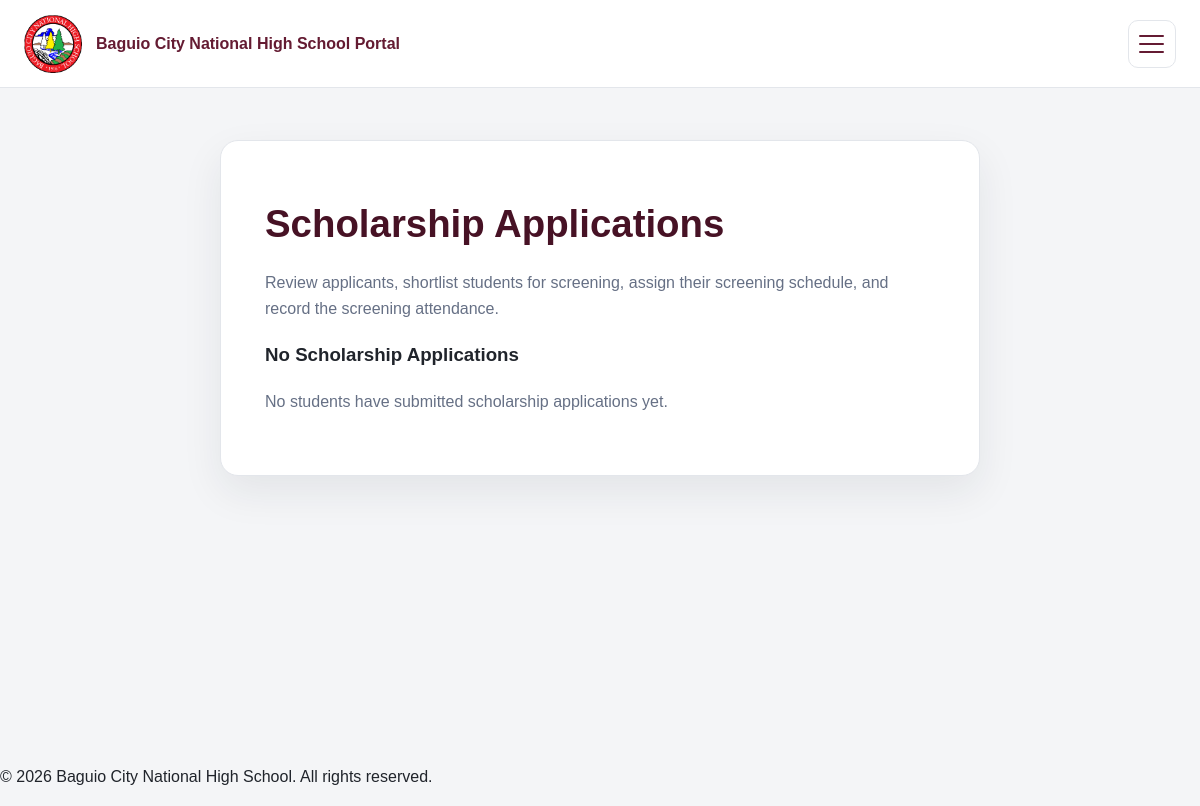
Before: /scholarship_coordinator/scholarship_applications.php (signed in) with the older database file.
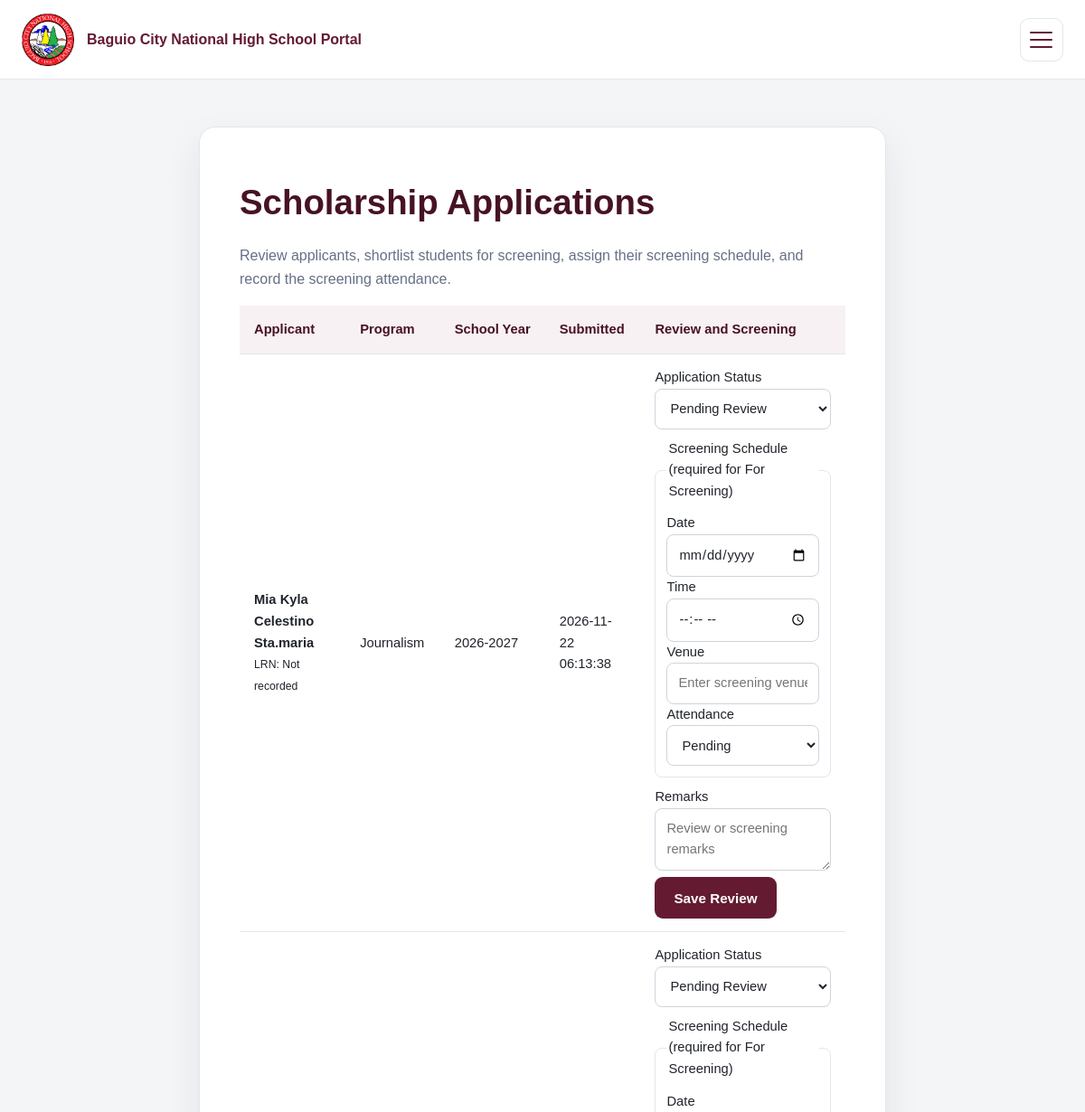
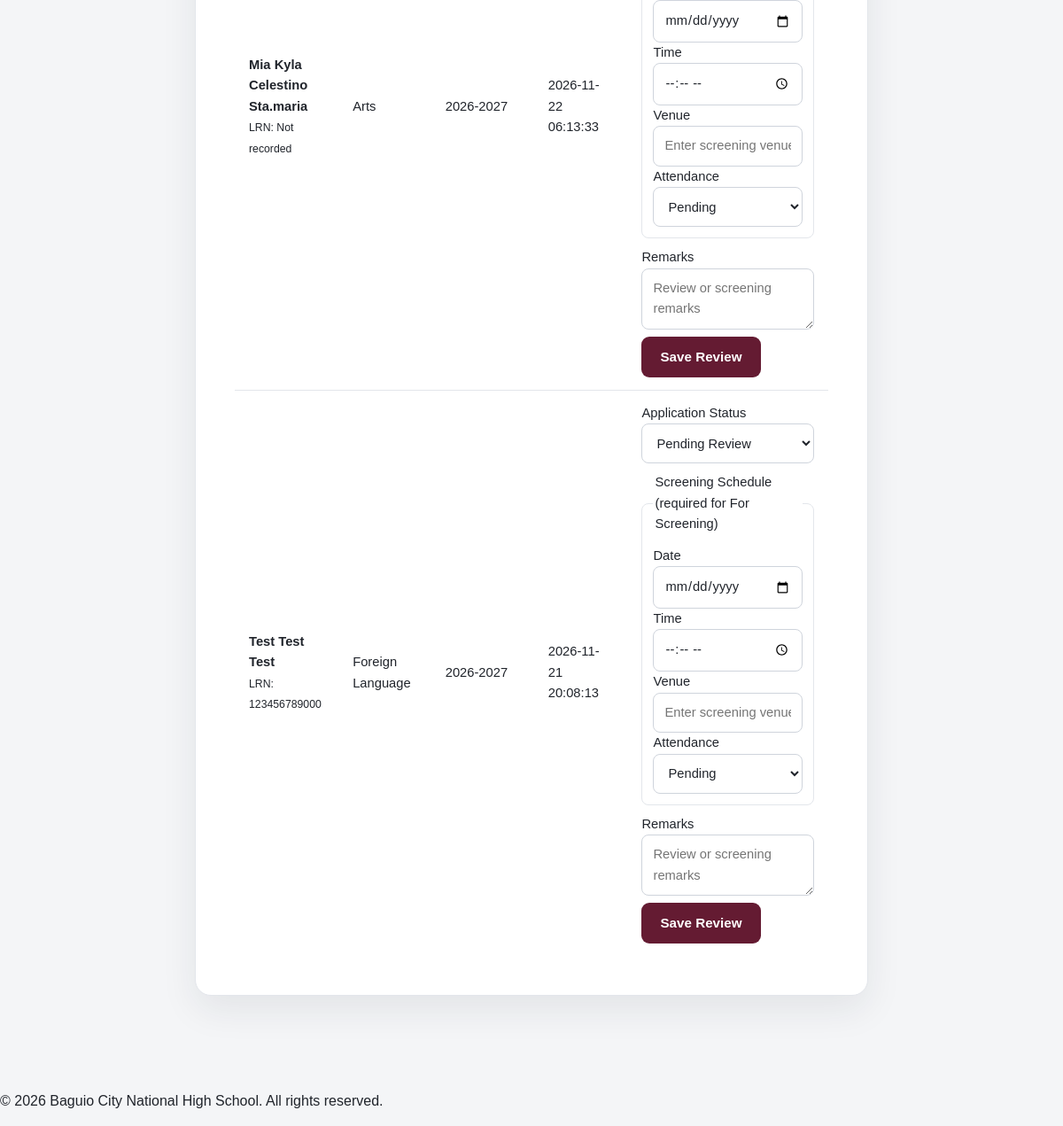
After: the same page with the newer database file (2 pictures, top to bottom).
### tables this page shows
CREATE TABLE `scholarship_applications` (
  `scholarship_application_id` int(10) UNSIGNED NOT NULL,
  `student_id` int(10) UNSIGNED NOT NULL,
  `program_id` int(10) UNSIGNED NOT NULL,
  `school_year_id` int(10) UNSIGNED NOT NULL,
  `application_status` enum('Pending Review','For Screening','Approved','Rejected') NOT NULL DEFAULT 'Pending Review',
  `remarks` text DEFAULT NULL,
  `application_date` timestamp NOT NULL DEFAULT current_timestamp(),
  `screening_date` date DEFAULT NULL,
  `screening_time` time DEFAULT NULL,
  `screening_venue` varchar(180) DEFAULT NULL,
  `screening_attendance` enum('Pending','Present','Absent') NOT NULL DEFAULT 'Pending',
  `reviewed_by` int(10) UNSIGNED DEFAULT NULL,
  `reviewed_at` datetime DEFAULT NULL
);

CREATE TABLE `students` (
  `student_id` int(10) UNSIGNED NOT NULL,
  `user_id` int(10) UNSIGNED NOT NULL,
  `lrn` varchar(20) DEFAULT NULL,
  `first_name` varchar(100) NOT NULL,
  `middle_name` varchar(100) DEFAULT NULL,
  `last_name` varchar(100) NOT NULL,
  `birth_date` date DEFAULT NULL,
  `birthplace` varchar(150) DEFAULT NULL,
  `sex` enum('Male','Female','Prefer not to say') DEFAULT NULL,
  `civil_status` varchar(40) DEFAULT NULL,
  `nationality` varchar(80) DEFAULT NULL,
  `religion` varchar(100) DEFAULT NULL,
  `indigenous_people_status` enum('Yes','No') DEFAULT NULL,
  `indigenous_people_group` varchar(150) DEFAULT NULL,
  `is_pwd` enum('Yes','No') DEFAULT NULL,
  `disability_details` varchar(255) DEFAULT NULL,
  `contact_number` varchar(30) DEFAULT NULL,
  `current_address` text DEFAULT NULL,
  `permanent_address` text DEFAULT NULL,
  `current_grade_level_id` int(10) UNSIGNED DEFAULT NULL,
  `current_section_id` int(10) UNSIGNED DEFAULT NULL,
  `readmission_status` enum('Eligible','Not Eligible') NOT NULL DEFAULT 'Eligible',
  `created_at` timestamp NOT NULL DEFAULT current_timestamp(),
  `updated_at` timestamp NULL DEFAULT NULL ON UPDATE current_timestamp()
);

CREATE TABLE `special_programs` (
  `program_id` int(10) UNSIGNED NOT NULL,
  `program_name` varchar(100) NOT NULL,
  `description` text DEFAULT NULL,
  `available_slots` int(10) UNSIGNED DEFAULT NULL,
  `status` enum('Active','Inactive') NOT NULL DEFAULT 'Active'
);

CREATE TABLE `school_years` (
  `school_year_id` int(10) UNSIGNED NOT NULL,
  `school_year` varchar(20) NOT NULL,
  `start_date` date DEFAULT NULL,
  `end_date` date DEFAULT NULL,
  `status` enum('Active','Inactive','Completed') NOT NULL DEFAULT 'Inactive'
);

### includes/functions.php (called while the page is built, shortened)
<?php
function e(?string $value): string
{
    return htmlspecialchars($value ?? '', ENT_QUOTES, 'UTF-8');
}
function current_user(): ?array
{
    return $_SESSION['user'] ?? null;
}
function dashboard_path_for_role(string $role): string
{
    return match ($role) {
        'Student' => '/student/dashboard.php',
        'System Administrator' => '/admin/dashboard.php',
        'School Registrar' => '/registrar/dashboard.php',
        'Scholarship Coordinator' => '/scholarship_coordinator/dashboard.php',
        default => '/staff/dashboard.php',
    };
}

### scholarship_coordinator/scholarship_applications.php (the view, shortened to what this page needs)
<?php
require_once __DIR__ . '/../includes/bootstrap.php';
$statuses = ['Pending Review', 'For Screening', 'Approved', 'Rejected'];
$applicationsQuery = $pdo->query(
    'SELECT
        sa.scholarship_application_id,
        sa.application_status,
        sa.remarks,
        sa.application_date,
        sa.screening_date,
        sa.screening_time,
        sa.screening_venue,
        sa.screening_attendance,
        sp.program_name,
        st.first_name,
        st.middle_name,
        st.last_name,
        st.lrn,
        sy.school_year
     FROM scholarship_applications sa
     INNER JOIN special_programs sp ON sp.program_id = sa.program_id
     INNER JOIN students st ON st.student_id = sa.student_id
     INNER JOIN school_years sy ON sy.school_year_id = sa.school_year_id
     ORDER BY sa.application_date DESC'
);
$applications = $applicationsQuery->fetchAll();
require_once __DIR__ . '/../includes/header.php';
?>
<section class="form-card form-card-wide">
    <h1>Scholarship Applications</h1>
    <p class="muted">Review applicants, shortlist students for screening, assign their screening schedule, and record the screening attendance.</p>
    <?php if (!$applications): ?>
        <div class="empty-state"><h3>No Scholarship Applications</h3><p class="muted">No students have submitted scholarship applications yet.</p></div>
    <?php else: ?>
        <div class="table-responsive">
            <table>
                <thead><tr><th>Applicant</th><th>Program</th><th>School Year</th><th>Submitted</th><th>Review and Screening</th></tr></thead>
                <tbody>
                <?php foreach ($applications as $application): ?>
                    <tr>
                        <td>
                            <strong><?= e(trim($application['first_name'] . ' ' . ($application['middle_name'] ?? '') . ' ' . $application['last_name'])) ?></strong><br>
                            <small>LRN: <?= e($application['lrn'] ?: 'Not recorded') ?></small>
                        </td>
                        <td><?= e($application['program_name']) ?></td>
                        <td><?= e($application['school_year']) ?></td>
                        <td><?= e($application['application_date']) ?></td>
                        <td>
                            <form method="post">
                                <label>Application Status
                                    <select name="application_status" required>
                                        <?php foreach ($statuses as $status): ?>
                                            <option value="<?= e($status) ?>" <?= $application['application_status'] === $status ? 'selected' : '' ?>><?= e($status) ?></option>
                                        <?php endforeach; ?>
                                    </select>
                                </label>
                                <fieldset style="margin:10px 0;padding:12px;border:1px solid var(--line);border-radius:8px;">
                                    <legend>Screening Schedule (required for For Screening)</legend>
                                    <label>Date
                                        <input type="date" name="screening_date" value="<?= e($application['screening_date'] ?? '') ?>">
                                    </label>
                                    <label>Time
                                        <input type="time" name="screening_time" value="<?= e($application['screening_time'] ? substr($application['screening_time'], 0, 5) : '') ?>">
                                    </label>
                                    <label>Venue
                                        <input type="text" name="screening_venue" maxlength="180" value="<?= e($application['screening_venue'] ?? '') ?>" placeholder="Enter screening venue">
                                    </label>
                                    <label>Attendance
                                        <select name="screening_attendance">
                                            <?php foreach (['Pending', 'Present', 'Absent'] as $attendance): ?>
                                                <option value="<?= e($attendance) ?>" <?= ($application['screening_attendance'] ?? 'Pending') === $attendance ? 'selected' : '' ?>><?= e($attendance) ?></option>
                                            <?php endforeach; ?>
                                        </select>
                                    </label>
                                </fieldset>
                                <label>Remarks
                                    <textarea name="remarks" rows="2" placeholder="Review or screening remarks"><?= e($application['remarks'] ?? '') ?></textarea>
                                </label>
                                <button type="submit" class="button button-primary">Save Review</button>
                            </form>
                        </td>
                    </tr>
                <?php endforeach; ?>
                </tbody>
            </table>
        </div>
    <?php endif; ?>
</section>
<?php require_once __DIR__ . '/../includes/footer.php'; ?>

### includes/header.php (shortened to what this page needs)
<?php
$user = current_user();
$roleName = $user['role_name'] ?? '';
$isStudent = $user && $roleName === 'Student';
$isAdmin = $user && $roleName === 'System Administrator';
$isRegistrar = $user && $roleName === 'School Registrar';
$isTeacher = $user && $roleName === 'Teacher';
$currentPage = basename($_SERVER['PHP_SELF'] ?? '');
$isRegistrationPage = $currentPage === 'register.php';
$isAccountPage = $isStudent && in_array(
    $currentPage,
    ['profile.php', 'change_password.php'],
    true
);
?>
<!DOCTYPE html>
<html lang="en">
<head>
    <link rel="stylesheet" href="<?= BASE_URL ?>/assets/css/style.css">
</head>
<body class="<?= $isStudent ? 'student-portal' : '' ?> <?= $isAdmin ? 'admin-portal' : '' ?> <?= $isRegistrar ? 'registrar-portal' : '' ?> <?= $isTeacher ? 'teacher-portal' : '' ?> <?= $user ? 'has-role-sidebar' : '' ?> <?= $isAccountPage ? 'account-page' : '' ?> <?= $isRegistrationPage ? 'registration-page' : '' ?> <?= (!$user && in_array($currentPage, ['index.php', 'register.php', 'login.php'], true)) ? 'public-auth-page' : '' ?>">
<header class="site-header">
    <a
        class="brand"
        href="<?= $user
            ? BASE_URL . dashboard_path_for_role($roleName)
            : BASE_URL . '/index.php' ?>"
    >
        <img
            src="<?= BASE_URL ?>/assets/images/school-logo.png"
            alt="Baguio City National High School Logo"
        >
        <span>Baguio City National High School Portal</span>
    </a>
    <div class="header-actions">
        <button
            type="button"
            class="menu-toggle"
            id="menuToggle"
            aria-label="Open navigation menu"
            aria-controls="mainSidebar"
            aria-expanded="false"
        >
            <span></span>
            <span></span>
            <span></span>
        </button>
    </div>
</header>
<main class="page-container">

### includes/footer.php
</main>
<footer class="site-footer">
    <p>&copy; <?= date('Y') ?> Baguio City National High School. All rights reserved.</p>
</footer>
</body>
</html>

Changed rows visible on the page:
added scholarship_applications: student.last_name "Mia Kyla Celestino Sta.maria", student.lrn "Not recorded", program.program_name "Journalism", school_year.school_year "2026-2027", application_date "2026-11-22 06:13:38", application_status "Pending Review", screening_attendance "Pending"
added scholarship_applications: student.last_name "Mia Kyla Celestino Sta.maria", student.lrn "Not recorded", program.program_name "Arts", school_year.school_year "2026-2027", application_date "2026-11-22 06:13:33", application_status "Pending Review", screening_attendance "Pending"
added scholarship_applications: student.last_name "Test Test Test", student.lrn "123456789000", program.program_name "Foreign Language", school_year.school_year "2026-2027", application_date "2026-11-21 20:08:13", application_status "Pending Review", screening_attendance "Pending"
Other visible differences:
text no longer shown: "No Scholarship Applications No students have submitted scholarship applications yet."
text now shown: "Applicant Program School Year Submitted Review and Screening"
